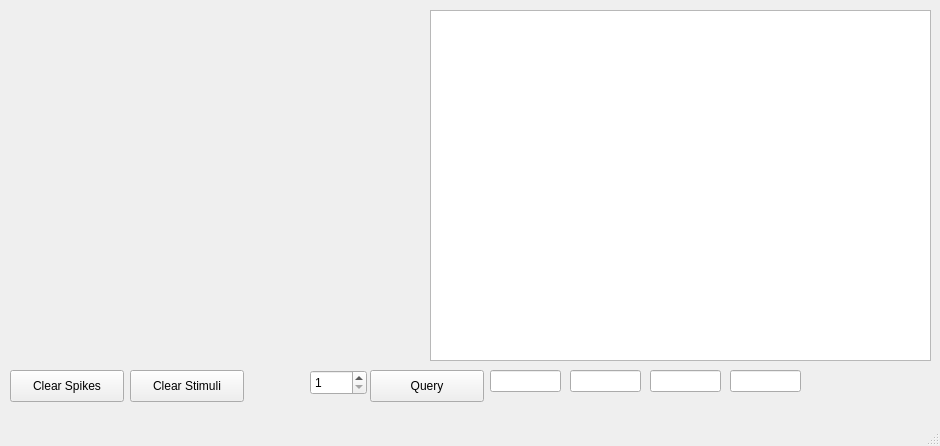
<?xml version="1.0" encoding="UTF-8"?>
<ui version="4.0">
 <class>MainWindow</class>
 <widget class="QMainWindow" name="MainWindow">
  <property name="geometry">
   <rect>
    <x>0</x>
    <y>0</y>
    <width>940</width>
    <height>446</height>
   </rect>
  </property>
  <property name="windowTitle">
   <string>MainWindow</string>
  </property>
  <widget class="QWidget" name="centralwidget">
   <widget class="QWidget" name="verticalLayoutWidget">
    <property name="geometry">
     <rect>
      <x>10</x>
      <y>10</y>
      <width>411</width>
      <height>351</height>
     </rect>
    </property>
    <layout class="QVBoxLayout" name="mplPlot"/>
   </widget>
   <widget class="QTableView" name="stimuliTableView">
    <property name="geometry">
     <rect>
      <x>430</x>
      <y>10</y>
      <width>501</width>
      <height>351</height>
     </rect>
    </property>
    <property name="sortingEnabled">
     <bool>false</bool>
    </property>
   </widget>
   <widget class="QSpinBox" name="channelSpin">
    <property name="geometry">
     <rect>
      <x>310</x>
      <y>370</y>
      <width>57</width>
      <height>25</height>
     </rect>
    </property>
    <property name="maximum">
     <number>32</number>
 </property>
   <property name="minimum">
       <number>1</number>
   </property>
   </widget>
   <widget class="QPushButton" name="clearSpikesButton">
    <property name="geometry">
     <rect>
      <x>10</x>
      <y>370</y>
      <width>114</width>
      <height>32</height>
     </rect>
    </property>
    <property name="text">
     <string>Clear Spikes</string>
    </property>
   </widget>
   <widget class="QPushButton" name="clearStimuliButton">
    <property name="geometry">
     <rect>
      <x>130</x>
      <y>370</y>
      <width>114</width>
      <height>32</height>
     </rect>
    </property>
    <property name="text">
     <string>Clear Stimuli</string>
    </property>
   </widget>
   <widget class="QPushButton" name="queryButton">
    <property name="geometry">
     <rect>
      <x>370</x>
      <y>370</y>
      <width>114</width>
      <height>32</height>
     </rect>
    </property>
    <property name="text">
     <string>Query</string>
    </property>
   </widget>
   <widget class="QLineEdit" name="nameEdit">
    <property name="geometry">
     <rect>
      <x>490</x>
      <y>370</y>
      <width>71</width>
      <height>22</height>
     </rect>
    </property>
   </widget>
   <widget class="QLineEdit" name="posXEdit">
    <property name="geometry">
     <rect>
      <x>570</x>
      <y>370</y>
      <width>71</width>
      <height>22</height>
     </rect>
    </property>
   </widget>
   <widget class="QLineEdit" name="posYEdit">
    <property name="geometry">
     <rect>
      <x>650</x>
      <y>370</y>
      <width>71</width>
      <height>22</height>
     </rect>
    </property>
   </widget>
   <widget class="QLineEdit" name="sizeEdit">
    <property name="geometry">
     <rect>
      <x>730</x>
      <y>370</y>
      <width>71</width>
      <height>22</height>
     </rect>
    </property>
   </widget>
  </widget>
  <widget class="QMenuBar" name="menubar">
   <property name="geometry">
    <rect>
     <x>0</x>
     <y>0</y>
     <width>940</width>
     <height>22</height>
    </rect>
   </property>
  </widget>
  <widget class="QStatusBar" name="statusbar"/>
 </widget>
 <resources/>
 <connections/>
</ui>
